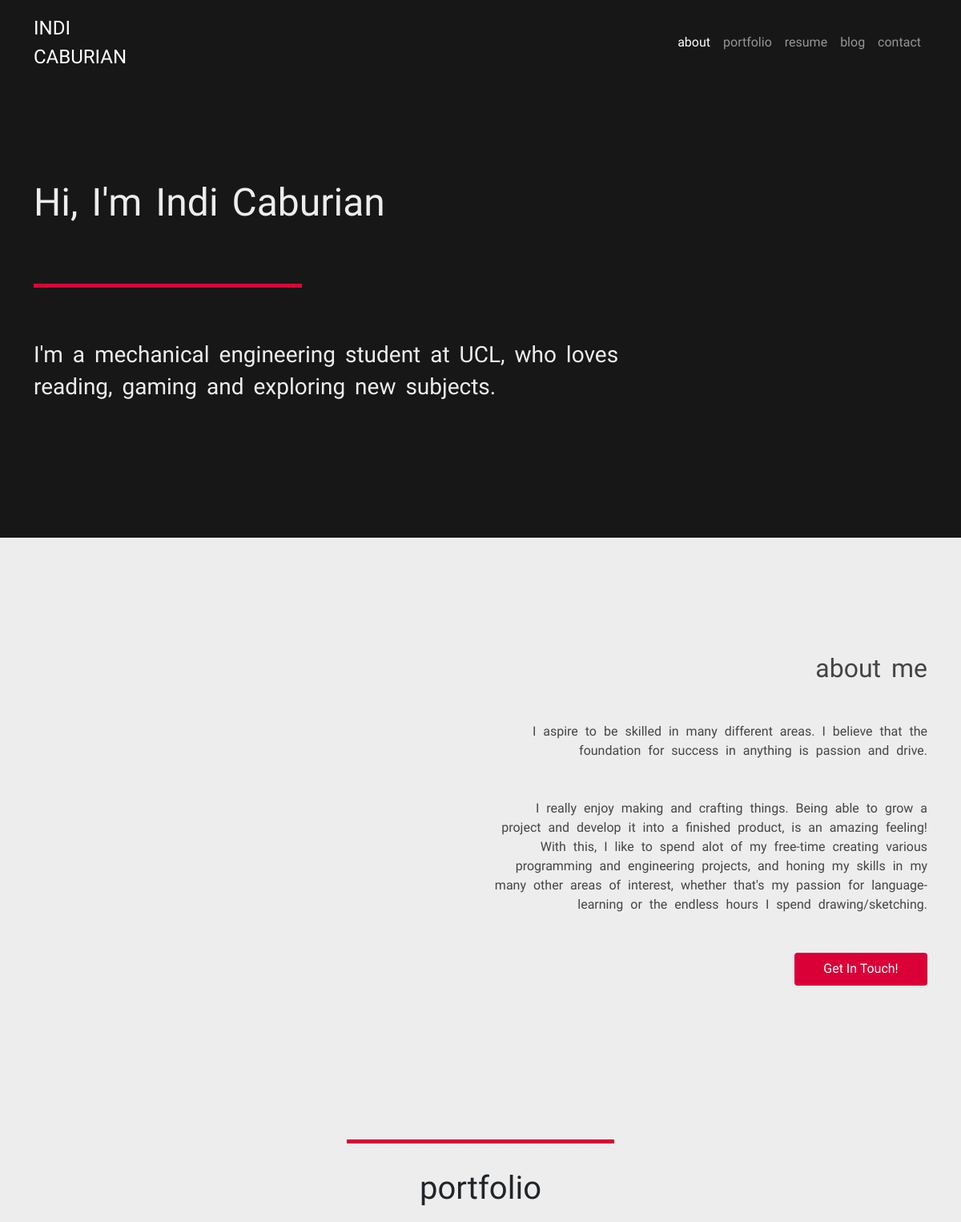
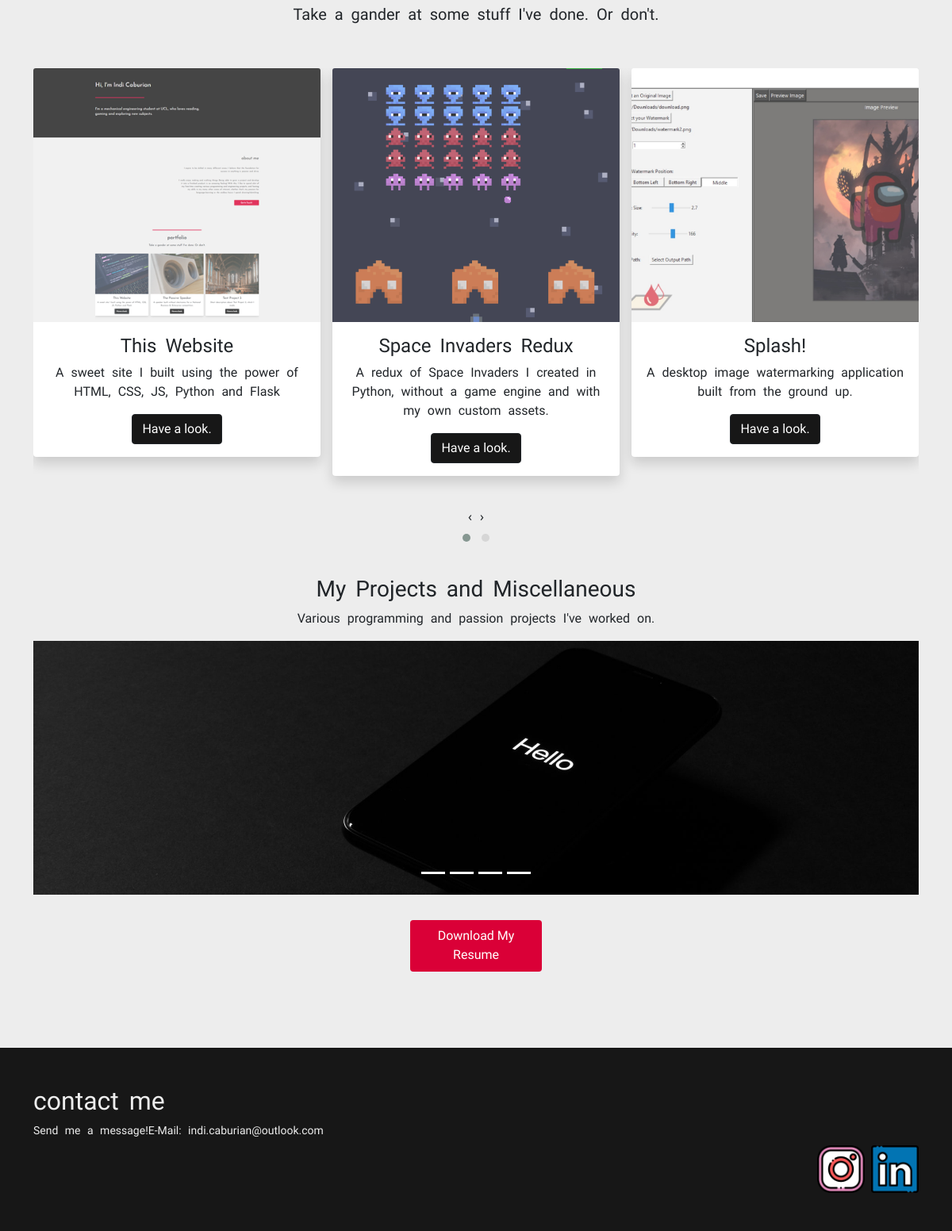
The page / on the database its author committed (2 pictures, top to bottom).
### app/views.py (models this page shows, shortened)
class Portfolio(db.Model):
    id = db.Column(db.Integer, primary_key=True)
    project_name = db.Column(db.String(250), unique=True, nullable=False)
    project_type = db.Column(db.String(100), nullable=False)
    short_desc = db.Column(db.String(250), nullable=False)
    description = db.Column(db.String(750), unique=True, nullable=False)
    img_url_1 = db.Column(db.String(250), nullable=False)
    img_url_2 = db.Column(db.String(250), nullable=False)
    img_url_3 = db.Column(db.String(250), nullable=False)
    img_url_4 = db.Column(db.String(250), nullable=False)
    modal_id = db.Column(db.String(100), nullable=False)

### app/views.py (the view)
@app.route("/")
def home():
    all_projects = db.session.query(Portfolio).all()
    print(app.config['ENV'])
    return render_template('index.html', portfolio_projects=all_projects, imgs=other_imgs)

### app/templates/index.html (shortened to what this page needs)
<!DOCTYPE html>
<html lang="en" dir="ltr">
<head>
    <link href="https://cdn.jsdelivr.net/npm/bootstrap@5.0.2/dist/css/bootstrap.min.css" rel="stylesheet"
>
    <link rel="stylesheet" href="https://cdnjs.cloudflare.com/ajax/libs/OwlCarousel2/2.3.4/assets/owl.carousel.min.css"
/>
    <link rel="stylesheet"
          href="https://cdnjs.cloudflare.com/ajax/libs/OwlCarousel2/2.3.4/assets/owl.theme.default.min.css"
/>
    <link rel="stylesheet" href="{{ url_for('static', filename='styles.css') }}">
</head>
<body>
<section id='title'>
    <nav class="navbar navbar-expand-lg navbar-dark fixed-top">
        <div class="container py-1">
            <a class="navbar-brand" href="#"><span style="white-space: pre-line">INDI
            CABURIAN</span></a>
            <div class="collapse navbar-collapse" id="navbarSupportedContent">
                <ul class="navbar-nav ms-auto mb-2 mb-lg-0">
                    <li class="nav-item">
                        <a class="nav-link active" href="#about">about</a>
                    </li>
                    <li class="nav-item">
                        <a class="nav-link" href="#portfolio">portfolio</a>
                    </li>
                    <li class="nav-item">
                        <a class="nav-link" href="#resume">resume</a>
                    </li>
                    <li class="nav-item">
                        <a class="nav-link" href="#">blog</a>
                    </li>
                    <li class="nav-item">
                        <a class="nav-link" href="#footer">contact</a>
                    </li>
                </ul>
            </div>
        </div>
    </nav>
    <div id="title-container" class="container">
        <div class="row">
            <div class="col">
                <h1 class="title-heading">Hi, I'm Indi Caburian</h1>
            </div>
        </div>
        <div class="row">
            <div class="col">
                <hr class="title-rule">
            </div>
        </div>
        <div class="row">
            <div class="col-lg-8">
                <h3 class="title-textline">I'm a mechanical engineering student at UCL, who loves reading, gaming and
                    exploring new subjects.</h3>
            </div>
        </div>
    </div>
</section>
<section id='about'>
    <div class="container">
        <div class="row justify-content-end">
            <div class="col">
                <br><br>
            </div>
        </div>
        <div class="row justify-content-end">
            <div class="col-lg-6 col-sm-12">
                <h2 class="about-text">about me</h2>
            </div>
        </div>
        <div class="row justify-content-end">
            <div class="col-lg-6">
                <p class="about-text">I aspire to be skilled in many different areas. I believe that the foundation for
                    success in anything is passion and drive.</p>
            </div>
        </div>
        <div class="row justify-content-end">
            <div class="col-lg-6">
                <p class="about-text">I really enjoy making and crafting things. Being able to grow a project and
                    develop it into a finished product, is an amazing feeling! With this, I like to spend alot of my
                    free-time creating various programming and engineering projects, and honing my skills in my many
                    other areas of interest, whether that's my passion for language-learning or the endless hours I
                    spend drawing/sketching.</p>
            </div>
        </div>
        <div class="row justify-content-end">
            <div class="col-lg-2 col-md-6 col-sm-12 d-flex justify-content-lg-end justify-content-md-end justify-content-sm-center justify-content-center">
                <a class="cta-1" href="#footer">Get In Touch!</a>
            </div>
        </div>
    </div>
</section>
<section id='portfolio'>
    <div class="container">
        <div class="row justify-content-center">
            <div class="col">
                <br><br>
            </div>
        </div>
        <div class="row justify-content-center">
            <div class="col">
                <hr class="section-rule">
            </div>
        </div>
        <div class="row justify-content-center mb-3">
            <div class="col">
                <h2 class="section-heading">portfolio</h2>
            </div>
        </div>
        <div class="row justify-content-center">
            <div class="col text-center">
                <h5>Take a gander at some stuff I've done. Or don't.</h5>
            </div>
        </div>
        <div class="row mt-5">
            <div class="col-12 m-auto">
                <div class="owl-carousel owl-theme">
                    {% for project in portfolio_projects %}
                    <div class="item mb-4">
                        <div class="card border-0 shadow">
                            <img src="./static/img/{{project.img_url_1}}" alt="" class="card-img-top carousel-imgs">
                            <div class="card-body">
                                <div class="card-title text-center">
                                    <h4>{{project.project_name}}</h4>
                                    <p>{{project.short_desc}}</p>
                                </div>
                                <div class="d-flex justify-content-center">
                                    <button type="button" class="btn btn-dark modal-button" data-bs-toggle="modal"
                                            data-bs-target="#{{project.modal_id}}">
                                        Have a look.
                                    </button>
                                </div>
                            </div>
                        </div>
                    </div>
                    {% endfor %}
                </div>
            </div>
        </div>
        <div class="row row-cols-1 row-cols-sm-1 row-cols-md-1 row-cols-lg-1 portfolio-content">
            <div class="col pb-3">
                {% set tech_stuff = [] %}
                <h3 class="">My Projects and Miscellaneous</h3>
                <p class="mb-3">Various programming and passion projects I've worked on.</p>
                <div id="carousel-1" class="carousel slide" data-bs-ride="carousel">
                    <div class="carousel-indicators">
                        {% for i in range(tech_stuff|length) %}
                        <button type="button" data-bs-target="#carousel-1" data-bs-slide-to="{{i}}" class="active"
                                aria-current="true" aria-label="Slide 1"></button>
                        {% endfor %}
                    </div>
                    <div class="carousel-inner">
                        <div class="carousel-item active">
                            <div class="d-flex h-100 align-items-center justify-content-center">
                                <img src="./static/img/{{tech_stuff[0].img_url_4}}" class="d-block w-100 slide-img"
                                     alt="...">
                            </div>
                        </div>
                    </div>
                </div>
            </div>
        </div>
        <div class="row justify-content-center pt-3">
            <div class="col-lg-2 col-md-6 col-sm-12 d-flex justify-content-center">
                <a id="resume" class="cta-1" href="{{url_for('download_cv')}}">Download My Resume</a>
            </div>
        </div>
    </div>
</section>
<footer id="footer">
    <div class="container">
        <div class="row">
            <div class="col d-flex justify-content-center justify-content-lg-start">
                <h2>contact me</h2>
            </div>
        </div>
        <div class="row">
            <div class="col d-flex justify-content-center justify-content-lg-start">
                <p class="footer-message">Send me a message!</p>
                <br>
                <p class="footer-message">E-Mail: indi.caburian@outlook.com</p>
            </div>
        </div>
        <div class="row">
            <div class="col d-flex justify-content-center justify-content-lg-end">
                <img src="./static/img/instagram.png" alt="instagram-icon" class="social-icon me-2">
                <img src="./static/img/linkedin.png" alt="linkedin-icon" class="social-icon">
            </div>
        </div>
    </div>
</footer>
</body>
</html>

### app/static/styles.css (style rules this page uses)
#title { background-color: #171717; color: #EDEDED; padding-top: 7rem; padding-bottom: 10rem; }
#title-container { margin-top: 7rem; }
#about { background-color: #EDEDED; color: #444444; padding-top: 6rem; padding-bottom: 6rem; }
#portfolio { background-color: #EDEDED; padding-top: 3rem; padding-bottom: 6rem; }
footer { background-color: #171717; color: #EDEDED; padding-top: 3rem; padding-bottom: 3rem; }
h1, h2, h3, h4, h4, h5, h6, p { font-family: 'Reem Kufi', sans-serif; word-spacing: 5px; }
a { color: #EDEDED ; text-decoration: none !important; }
.section-rule { border: none !important; height: 5px !important; background-color: #DA0037 !important; width: 30% !important; margin: auto; opacity: 1 !important; }
.section-heading { text-align: center; font-size: 2.5rem; margin-top: 2rem; }
.navbar { background-color: #171717; }
.navbar-brand { font-family: 'Reem Kufi', sans-serif; font-size: 1.5rem !important; }
.nav-item { font-family: Readex Pro, sans-serif; font-style: normal; font-weight: normal; }
.title-heading { font-size: 3rem; }
.title-rule { border: none !important; height: 5px !important; background-color: #DA0037 !important; width: 30% !important; margin: 4rem 0 4rem 0 !important; opacity: 1 !important; }
.title-textline { line-height: 2.5rem; }
.about-text { text-align: right; margin-bottom: 3rem; }
.cta-1 { font-family: 'Reem Kufi', sans-serif; background-color: #DA0037; color: white; text-align: center; width: 200px; border-radius: 4px; padding: 5% 3.5% 5% 3.5%; box-shadow: inset 0 0 0 0 #171717; transition: ease-out 0.3s; outline: none; }
.portfolio-content { justify-content: center; align-items: center; text-align: center; padding-top: 2rem; }
.carousel-item { height: 20rem; background: #EDEDED; }
.carousel-imgs { filter: opacity(80%); height: 320px; object-fit: cover; }
.slide-img { transition: 0.3s ease-in-out; }
.modal-button { font-family: 'Reem Kufi', sans-serif; background-color: #171717; color: white; text-align: center; border-radius: 4px; transition: ease-out 0.3s; outline: none; }
.footer-message { font-size: 14px; margin-bottom: 0.5rem; }
.social-icon { width: 60px; height: 60px; }

### rows shown on the page
Portfolio: img_url_1 (picture), project_name "This Website", short_desc "A sweet site I built using the power of HTML, CSS, JS, Python and Flask", img_url_4 (picture)
Portfolio: img_url_1 (picture), project_name "Space Invaders Redux", short_desc "A redux of Space Invaders I created in Python, without a game engine and with my own custom assets."
Portfolio: img_url_1 (picture), project_name "Splash!", short_desc "A desktop image watermarking application built from the ground up."
